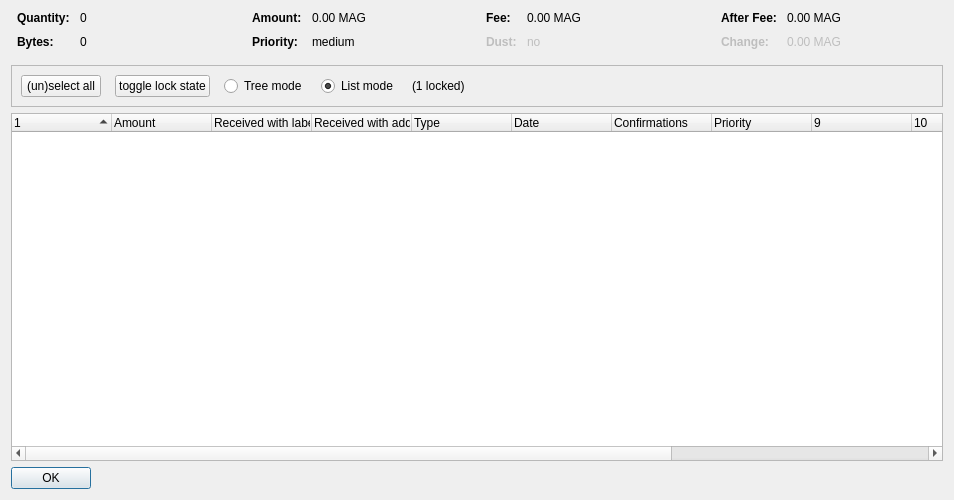
<?xml version="1.0" encoding="UTF-8"?>
<ui version="4.0">
 <class>CoinControlDialog</class>
 <widget class="QDialog" name="CoinControlDialog">
  <property name="geometry">
   <rect>
    <x>0</x>
    <y>0</y>
    <width>954</width>
    <height>500</height>
   </rect>
  </property>
  <property name="windowTitle">
   <string>Coin Selection</string>
  </property>
  <layout class="QVBoxLayout" name="verticalLayout">
   <item>
    <layout class="QHBoxLayout" name="horizontalLayoutTop" stretch="0,0,0,0">
     <property name="topMargin">
      <number>0</number>
     </property>
     <property name="bottomMargin">
      <number>10</number>
     </property>
     <item>
      <layout class="QFormLayout" name="formLayoutCoinControl1">
       <property name="horizontalSpacing">
        <number>10</number>
       </property>
       <property name="verticalSpacing">
        <number>10</number>
       </property>
       <property name="leftMargin">
        <number>6</number>
       </property>
       <property name="rightMargin">
        <number>6</number>
       </property>
       <item row="0" column="0">
        <widget class="QLabel" name="labelCoinControlQuantityText">
         <property name="font">
          <font>
           <weight>75</weight>
           <bold>true</bold>
          </font>
         </property>
         <property name="text">
          <string>Quantity:</string>
         </property>
        </widget>
       </item>
       <item row="0" column="1">
        <widget class="QLabel" name="labelCoinControlQuantity">
         <property name="cursor">
          <cursorShape>IBeamCursor</cursorShape>
         </property>
         <property name="contextMenuPolicy">
          <enum>Qt::ActionsContextMenu</enum>
         </property>
         <property name="text">
          <string notr="true">0</string>
         </property>
         <property name="textInteractionFlags">
          <set>Qt::LinksAccessibleByMouse|Qt::TextSelectableByKeyboard|Qt::TextSelectableByMouse</set>
         </property>
        </widget>
       </item>
       <item row="1" column="0">
        <widget class="QLabel" name="labelCoinControlBytesText">
         <property name="font">
          <font>
           <weight>75</weight>
           <bold>true</bold>
          </font>
         </property>
         <property name="text">
          <string>Bytes:</string>
         </property>
        </widget>
       </item>
       <item row="1" column="1">
        <widget class="QLabel" name="labelCoinControlBytes">
         <property name="cursor">
          <cursorShape>IBeamCursor</cursorShape>
         </property>
         <property name="contextMenuPolicy">
          <enum>Qt::ActionsContextMenu</enum>
         </property>
         <property name="text">
          <string notr="true">0</string>
         </property>
         <property name="textInteractionFlags">
          <set>Qt::LinksAccessibleByMouse|Qt::TextSelectableByKeyboard|Qt::TextSelectableByMouse</set>
         </property>
        </widget>
       </item>
      </layout>
     </item>
     <item>
      <layout class="QFormLayout" name="formLayoutCoinControl2">
       <property name="horizontalSpacing">
        <number>10</number>
       </property>
       <property name="verticalSpacing">
        <number>10</number>
       </property>
       <property name="leftMargin">
        <number>6</number>
       </property>
       <property name="rightMargin">
        <number>6</number>
       </property>
       <item row="0" column="0">
        <widget class="QLabel" name="labelCoinControlAmountText">
         <property name="font">
          <font>
           <weight>75</weight>
           <bold>true</bold>
          </font>
         </property>
         <property name="text">
          <string>Amount:</string>
         </property>
        </widget>
       </item>
       <item row="0" column="1">
        <widget class="QLabel" name="labelCoinControlAmount">
         <property name="cursor">
          <cursorShape>IBeamCursor</cursorShape>
         </property>
         <property name="contextMenuPolicy">
          <enum>Qt::ActionsContextMenu</enum>
         </property>
         <property name="text">
          <string notr="true">0.00 MAG</string>
         </property>
         <property name="textInteractionFlags">
          <set>Qt::LinksAccessibleByMouse|Qt::TextSelectableByKeyboard|Qt::TextSelectableByMouse</set>
         </property>
        </widget>
       </item>
       <item row="1" column="0">
        <widget class="QLabel" name="labelCoinControlPriorityText">
         <property name="font">
          <font>
           <weight>75</weight>
           <bold>true</bold>
          </font>
         </property>
         <property name="text">
          <string>Priority:</string>
         </property>
        </widget>
       </item>
       <item row="1" column="1">
        <widget class="QLabel" name="labelCoinControlPriority">
         <property name="cursor">
          <cursorShape>IBeamCursor</cursorShape>
         </property>
         <property name="contextMenuPolicy">
          <enum>Qt::ActionsContextMenu</enum>
         </property>
         <property name="text">
          <string>medium</string>
         </property>
         <property name="textInteractionFlags">
          <set>Qt::LinksAccessibleByMouse|Qt::TextSelectableByKeyboard|Qt::TextSelectableByMouse</set>
         </property>
        </widget>
       </item>
      </layout>
     </item>
     <item>
      <layout class="QFormLayout" name="formLayoutCoinControl3">
       <property name="horizontalSpacing">
        <number>10</number>
       </property>
       <property name="verticalSpacing">
        <number>10</number>
       </property>
       <property name="leftMargin">
        <number>6</number>
       </property>
       <property name="rightMargin">
        <number>6</number>
       </property>
       <item row="0" column="0">
        <widget class="QLabel" name="labelCoinControlFeeText">
         <property name="font">
          <font>
           <weight>75</weight>
           <bold>true</bold>
          </font>
         </property>
         <property name="text">
          <string>Fee:</string>
         </property>
        </widget>
       </item>
       <item row="0" column="1">
        <widget class="QLabel" name="labelCoinControlFee">
         <property name="cursor">
          <cursorShape>IBeamCursor</cursorShape>
         </property>
         <property name="contextMenuPolicy">
          <enum>Qt::ActionsContextMenu</enum>
         </property>
         <property name="text">
          <string notr="true">0.00 MAG</string>
         </property>
         <property name="textInteractionFlags">
          <set>Qt::LinksAccessibleByMouse|Qt::TextSelectableByKeyboard|Qt::TextSelectableByMouse</set>
         </property>
        </widget>
       </item>
       <item row="1" column="0">
        <widget class="QLabel" name="labelCoinControlLowOutputText">
         <property name="enabled">
          <bool>false</bool>
         </property>
         <property name="font">
          <font>
           <weight>75</weight>
           <bold>true</bold>
          </font>
         </property>
         <property name="text">
          <string>Dust:</string>
         </property>
        </widget>
       </item>
       <item row="1" column="1">
        <widget class="QLabel" name="labelCoinControlLowOutput">
         <property name="enabled">
          <bool>false</bool>
         </property>
         <property name="cursor">
          <cursorShape>IBeamCursor</cursorShape>
         </property>
         <property name="contextMenuPolicy">
          <enum>Qt::ActionsContextMenu</enum>
         </property>
         <property name="text">
          <string>no</string>
         </property>
         <property name="textInteractionFlags">
          <set>Qt::LinksAccessibleByMouse|Qt::TextSelectableByKeyboard|Qt::TextSelectableByMouse</set>
         </property>
        </widget>
       </item>
      </layout>
     </item>
     <item>
      <layout class="QFormLayout" name="formLayoutCoinControl4">
       <property name="horizontalSpacing">
        <number>10</number>
       </property>
       <property name="verticalSpacing">
        <number>10</number>
       </property>
       <property name="leftMargin">
        <number>6</number>
       </property>
       <property name="rightMargin">
        <number>6</number>
       </property>
       <item row="0" column="0">
        <widget class="QLabel" name="labelCoinControlAfterFeeText">
         <property name="font">
          <font>
           <weight>75</weight>
           <bold>true</bold>
          </font>
         </property>
         <property name="text">
          <string>After Fee:</string>
         </property>
        </widget>
       </item>
       <item row="0" column="1">
        <widget class="QLabel" name="labelCoinControlAfterFee">
         <property name="cursor">
          <cursorShape>IBeamCursor</cursorShape>
         </property>
         <property name="contextMenuPolicy">
          <enum>Qt::ActionsContextMenu</enum>
         </property>
         <property name="text">
          <string notr="true">0.00 MAG</string>
         </property>
         <property name="textInteractionFlags">
          <set>Qt::LinksAccessibleByMouse|Qt::TextSelectableByKeyboard|Qt::TextSelectableByMouse</set>
         </property>
        </widget>
       </item>
       <item row="1" column="0">
        <widget class="QLabel" name="labelCoinControlChangeText">
         <property name="enabled">
          <bool>false</bool>
         </property>
         <property name="font">
          <font>
           <weight>75</weight>
           <bold>true</bold>
          </font>
         </property>
         <property name="text">
          <string>Change:</string>
         </property>
        </widget>
       </item>
       <item row="1" column="1">
        <widget class="QLabel" name="labelCoinControlChange">
         <property name="enabled">
          <bool>false</bool>
         </property>
         <property name="cursor">
          <cursorShape>IBeamCursor</cursorShape>
         </property>
         <property name="contextMenuPolicy">
          <enum>Qt::ActionsContextMenu</enum>
         </property>
         <property name="text">
          <string notr="true">0.00 MAG</string>
         </property>
         <property name="textInteractionFlags">
          <set>Qt::LinksAccessibleByMouse|Qt::TextSelectableByKeyboard|Qt::TextSelectableByMouse</set>
         </property>
        </widget>
       </item>
      </layout>
     </item>
    </layout>
   </item>
   <item>
    <widget class="QFrame" name="frame">
     <property name="minimumSize">
      <size>
       <width>0</width>
       <height>40</height>
      </size>
     </property>
     <property name="frameShape">
      <enum>QFrame::StyledPanel</enum>
     </property>
     <property name="frameShadow">
      <enum>QFrame::Sunken</enum>
     </property>
     <layout class="QHBoxLayout" name="horizontalLayout">
      <item>
       <layout class="QHBoxLayout" name="horizontalLayoutPanel" stretch="0,0,0,0,0,0">
        <property name="spacing">
         <number>14</number>
        </property>
        <item>
         <widget class="QPushButton" name="pushButtonSelectAll">
          <property name="sizePolicy">
           <sizepolicy hsizetype="Maximum" vsizetype="Fixed">
            <horstretch>0</horstretch>
            <verstretch>0</verstretch>
           </sizepolicy>
          </property>
          <property name="text">
           <string>(un)select all</string>
          </property>
          <property name="autoDefault">
           <bool>false</bool>
          </property>
         </widget>
        </item>
        <item>
         <widget class="QPushButton" name="pushButtonToggleLock">
          <property name="sizePolicy">
           <sizepolicy hsizetype="Maximum" vsizetype="Fixed">
            <horstretch>0</horstretch>
            <verstretch>0</verstretch>
           </sizepolicy>
          </property>
          <property name="text">
           <string>toggle lock state</string>
          </property>
          <property name="autoDefault">
           <bool>false</bool>
          </property>
         </widget>
        </item>
        <item>
         <widget class="QRadioButton" name="radioTreeMode">
          <property name="sizePolicy">
           <sizepolicy hsizetype="Maximum" vsizetype="Fixed">
            <horstretch>0</horstretch>
            <verstretch>0</verstretch>
           </sizepolicy>
          </property>
          <property name="text">
           <string>Tree mode</string>
          </property>
         </widget>
        </item>
        <item>
         <widget class="QRadioButton" name="radioListMode">
          <property name="sizePolicy">
           <sizepolicy hsizetype="Maximum" vsizetype="Fixed">
            <horstretch>0</horstretch>
            <verstretch>0</verstretch>
           </sizepolicy>
          </property>
          <property name="text">
           <string>List mode</string>
          </property>
          <property name="checked">
           <bool>true</bool>
          </property>
         </widget>
        </item>
        <item>
         <widget class="QLabel" name="labelLocked">
          <property name="text">
           <string>(1 locked)</string>
          </property>
         </widget>
        </item>
        <item>
         <spacer name="horizontalSpacer">
          <property name="orientation">
           <enum>Qt::Horizontal</enum>
          </property>
          <property name="sizeHint" stdset="0">
           <size>
            <width>40</width>
            <height>20</height>
           </size>
          </property>
         </spacer>
        </item>
       </layout>
      </item>
     </layout>
    </widget>
   </item>
   <item>
    <widget class="CoinControlTreeWidget" name="treeWidget">
     <property name="contextMenuPolicy">
      <enum>Qt::CustomContextMenu</enum>
     </property>
     <property name="sortingEnabled">
      <bool>false</bool>
     </property>
     <property name="columnCount">
      <number>13</number>
     </property>
     <attribute name="headerShowSortIndicator" stdset="0">
      <bool>true</bool>
     </attribute>
     <attribute name="headerStretchLastSection">
      <bool>false</bool>
     </attribute>
     <column>
      <property name="text">
       <string/>
      </property>
     </column>
     <column>
      <property name="text">
       <string>Amount</string>
      </property>
     </column>
     <column>
      <property name="text">
       <string>Received with label</string>
      </property>
     </column>
     <column>
      <property name="text">
       <string>Received with address</string>
      </property>
     </column>
     <column>
      <property name="text">
       <string>Type</string>
      </property>
     </column>
     <column>
      <property name="text">
       <string>Date</string>
      </property>
     </column>
     <column>
      <property name="text">
       <string>Confirmations</string>
      </property>
      <property name="toolTip">
       <string>Confirmed</string>
      </property>
     </column>
     <column>
      <property name="text">
       <string>Priority</string>
      </property>
     </column>
     <column>
      <property name="text">
       <string/>
      </property>
     </column>
     <column>
      <property name="text">
       <string/>
      </property>
     </column>
     <column>
      <property name="text">
       <string/>
      </property>
     </column>
     <column>
      <property name="text">
       <string/>
      </property>
     </column>
     <column>
      <property name="text">
       <string/>
      </property>
     </column>
    </widget>
   </item>
   <item>
    <widget class="QDialogButtonBox" name="buttonBox">
     <property name="sizePolicy">
      <sizepolicy hsizetype="Maximum" vsizetype="Fixed">
       <horstretch>0</horstretch>
       <verstretch>0</verstretch>
      </sizepolicy>
     </property>
     <property name="orientation">
      <enum>Qt::Horizontal</enum>
     </property>
     <property name="standardButtons">
      <set>QDialogButtonBox::Ok</set>
     </property>
    </widget>
   </item>
  </layout>
 </widget>
 <customwidgets>
  <customwidget>
   <class>CoinControlTreeWidget</class>
   <extends>QTreeWidget</extends>
   <header>coincontroltreewidget.h</header>
  </customwidget>
 </customwidgets>
 <resources/>
 <connections/>
</ui>
